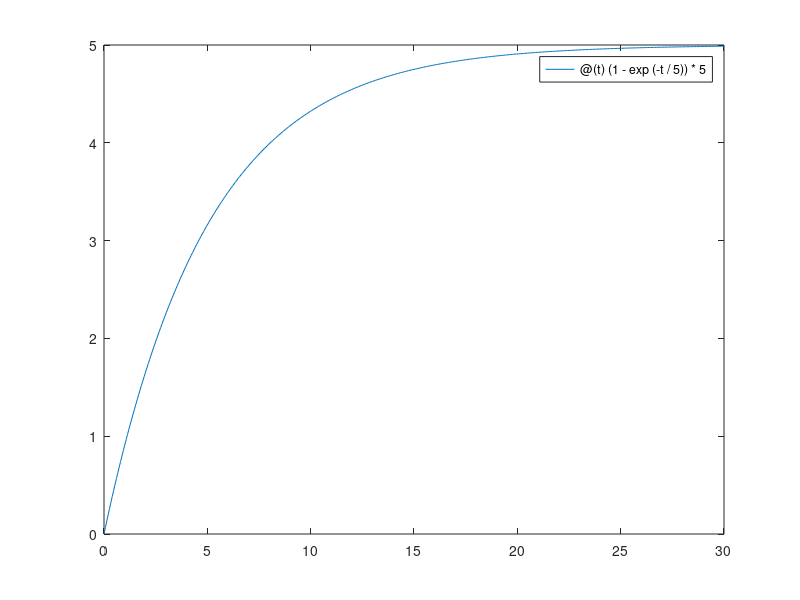
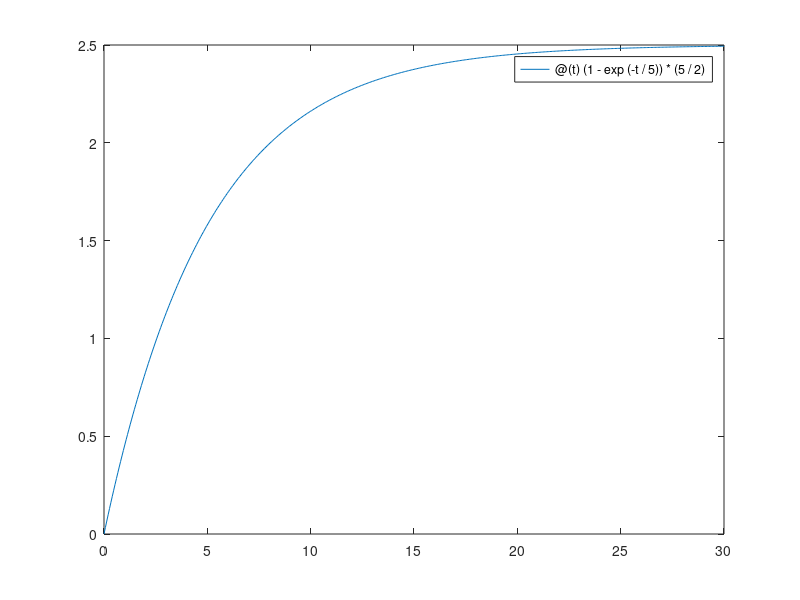
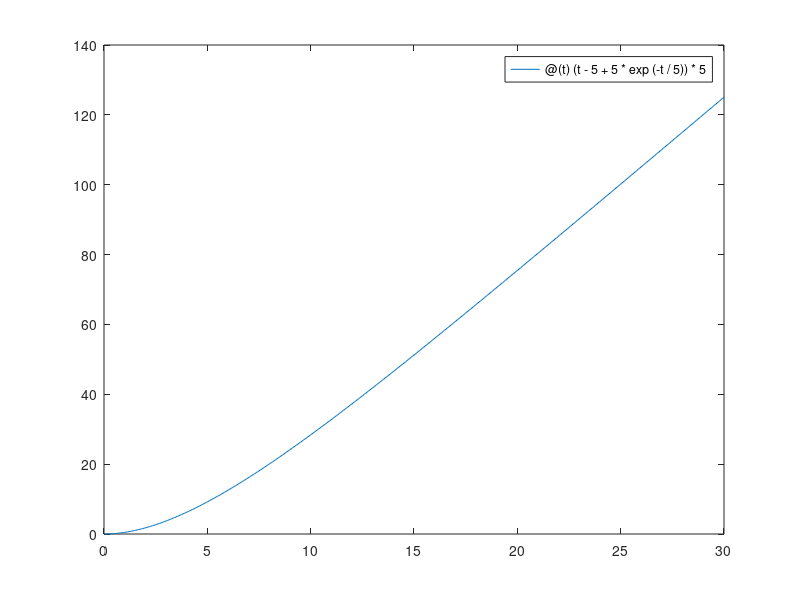
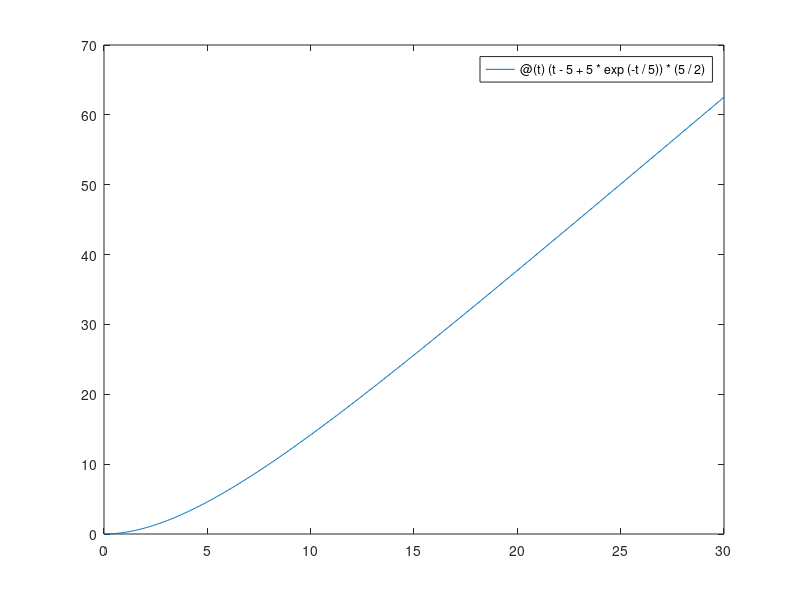

MATLAB code to generate these figures, in order:
f11 = @(t) (1-exp(-t/5))*5;
f12 = @(t) (1-exp(-t/5))*(5/2);
f21 = @(t) (t-5+5*exp(-t/5))*5;
f22 = @(t) (t-5+5*exp(-t/5))*(5/2);
f31 = @(t) (t^2/2 -5*t + 25 - 25*exp(-t/5))*5;
f32 = @(t) (t^2/2 -5*t + 25 - 25*exp(-t/5))*(5/2);

fplot(f11, [0 30]);
figure;
fplot(f12, [0 30]);
figure;
fplot(f21, [0 30]);
figure;
fplot(f22, [0 30]);
figure;
fplot(f31, [0 30]);
figure;
fplot(f32, [0 30]);